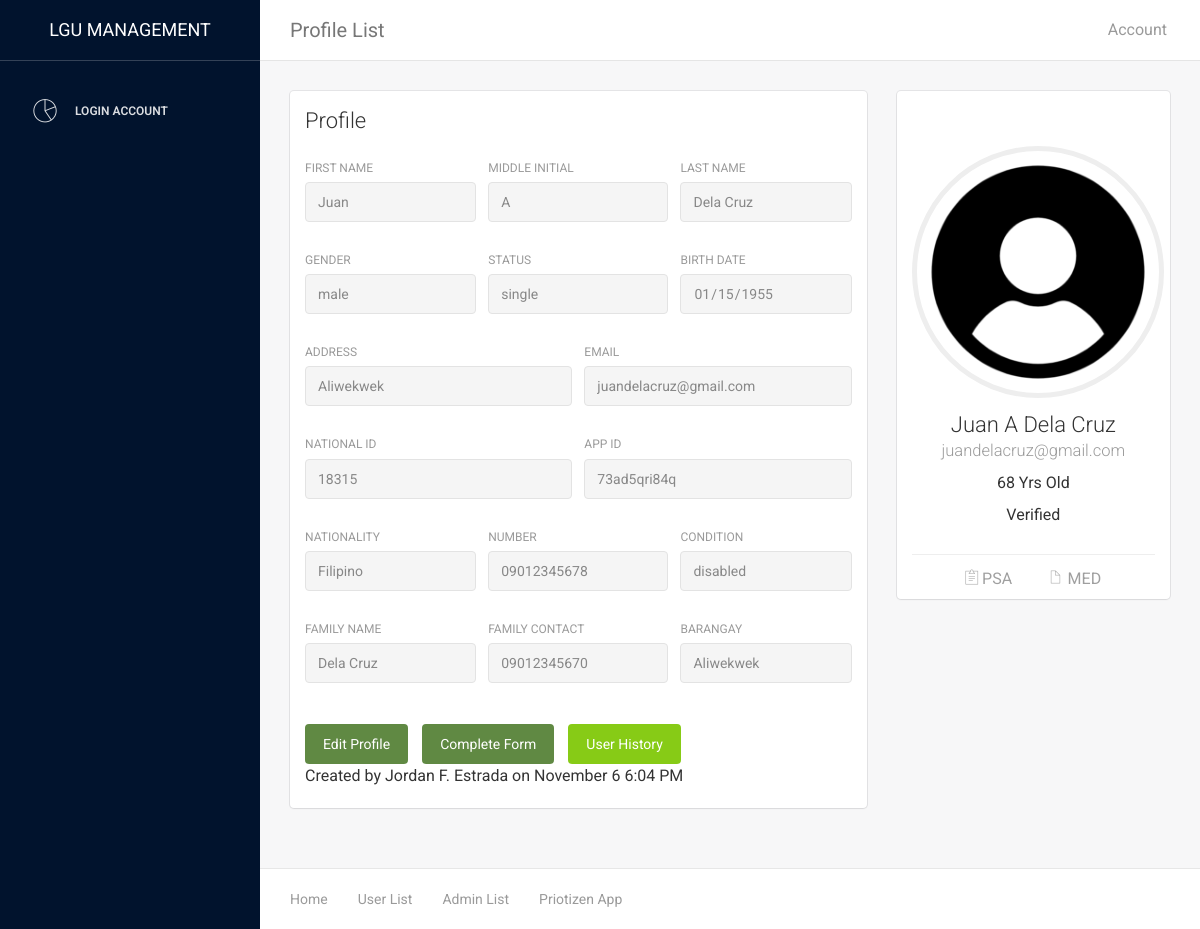
The app's page /LGU/user.php?user_id=73ad5qri84q, older data.
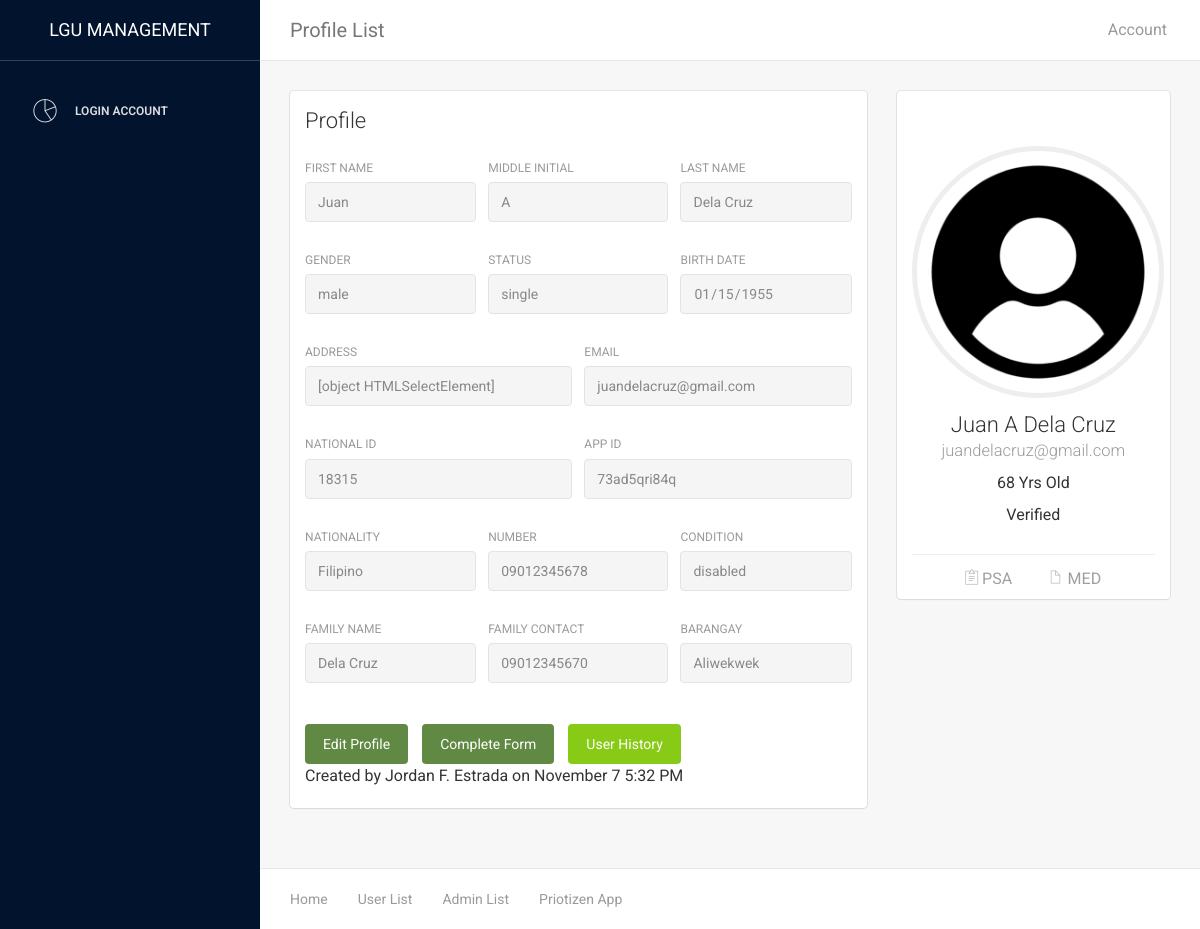
The same page, newer data.
### tables this page shows
CREATE TABLE `verified` (
  `id` int(11) NOT NULL,
  `fname` varchar(45) DEFAULT NULL,
  `mi` varchar(5) DEFAULT NULL,
  `lname` varchar(45) DEFAULT NULL,
  `email` varchar(45) DEFAULT NULL,
  `bdate` varchar(20) DEFAULT NULL,
  `status_rs` varchar(20) DEFAULT NULL,
  `gender` varchar(20) DEFAULT 'Male',
  `address` varchar(100) DEFAULT NULL,
  `number` varchar(15) DEFAULT NULL,
  `valid_id` varchar(200) DEFAULT NULL,
  `app_id` varchar(15) DEFAULT NULL,
  `photo` varchar(200) DEFAULT NULL,
  `conditions` varchar(20) DEFAULT NULL,
  `nationality` varchar(45) NOT NULL DEFAULT 'Filipino',
  `family_name` varchar(45) DEFAULT NULL,
  `family_contact` varchar(15) DEFAULT NULL,
  `brgy` varchar(45) DEFAULT NULL
);

CREATE TABLE `account` (
  `id` int(11) NOT NULL,
  `account_id` varchar(45) DEFAULT NULL,
  `email` varchar(45) DEFAULT NULL,
  `passcode` varchar(45) DEFAULT NULL,
  `account_type` varchar(10) DEFAULT 'user',
  `account_status` varchar(10) DEFAULT 'Pending',
  `isfirstlogin` int(1) DEFAULT '0'
);

### LGU/user.php (the view, shortened to what the changed rows need)
<?php
require('connection.php');
if(isset($_GET['user_id'])){
    $user_id = $_GET['user_id'];
}else{
    $isDeleteBtn = false;
    $user_id = $_SESSION['user_id'];
}
$query = "SELECT v.*, a.account_status, d.psa , d.med FROM verified v INNER JOIN  account a on a.account_id = v.app_id inner join doc d on v.app_id = d.user_id where a.account_id = '$user_id'";
$result = mysqli_query($conn, $query);
$query1 = "SELECT u.action, u.time_edited , a.name as admin_name from user_history u inner join admin a on u.admin_id = a.admin_id where u.user_id = '$user_id' order by u.id desc limit 1 ";
$result1 = mysqli_query($conn,$query1);
if($result && $result1 ){
    $assoc = mysqli_fetch_assoc($result);
    $assoc1 = mysqli_fetch_assoc($result1);
    extract($assoc);
    extract($assoc1);
}else{
    echo $query;
}
$query3 = "SELECT u.action, u.time_edited, a.name as admin_name, concat(v.lname,' ',v.fname) as user_name  from user_history u inner join admin a on u.admin_id = a.admin_id inner join verified v on u.user_id = v.app_id where u.user_id = '$user_id' order by u.id desc ";
$query3_result = mysqli_query($conn,$query3);
?>
<!doctype html>
<html lang="en">
<head>
    <link href="assets/css/bootstrap.min.css" rel="stylesheet" />
    <link href="assets/css/animate.min.css" rel="stylesheet"/>
    <link href="assets/css/light-bootstrap-dashboard.css?v=1.4.0" rel="stylesheet"/>
    <link href="assets/css/demo.css" rel="stylesheet" />
    <link href="assets/css/confirmation.css" rel="stylesheet" />
    <link href="http://maxcdn.bootstrapcdn.com/font-awesome/4.2.0/css/font-awesome.min.css" rel="stylesheet">
    <link href="assets/css/pe-icon-7-stroke.css" rel="stylesheet" />
</head>
<body>
<div class="wrapper">
    <div class="main-panel">
        <div class="content">
            <div class="container-fluid">
                <div class="row">
                    <div class="col-md-8">
                        <div class="card">
                            <div class="content">
                                <form id="info_content" >
                                    <div class="row">
                                        <div class="col-md-4">
                                            <div class="form-group">
                                                <label>First Name</label>
                                                <input type="text" class="form-control"  placeholder="Enter first name" value="<?php echo $fname; ?>" readonly>
                                            </div>
                                        </div>
                                        <div class="col-md-4">
                                            <div class="form-group">
                                                <label>Middle Initial</label>
                                                <input type="text" class="form-control" placeholder="Enter M.I" value="<?php echo $mi?>" readonly>
                                            </div>
                                        </div>
                                        <div class="col-md-4">
                                            <div class="form-group">
                                                <label for="exampleInputEmail1">Last Name</label>
                                                <input id="lname" type="text" class="form-control" placeholder="Enter last name" value="<?php echo $lname?>" readonly>
                                            </div>
                                        </div>
                                    </div>
                                    <div class="row">
                                        <div class="col-md-4">
                                            <div class="form-group">
                                                <label>Gender</label>
                                                <input type="text" class="form-control" name="" id="" readonly value="<?php echo $gender?>">
                                            </div>
                                        </div>
                                        <div class="col-md-4">
                                            <div class="form-group">
                                                <label>Status</label>
                                                <input type="text" name="" class="form-control" id="" readonly value="<?php echo $status_rs?>">
                                            </div>
                                        </div>
                                        <div class="col-md-4">
                                            <div class="form-group">
                                                <label>Birth Date</label>
                                                <input type="date" class="form-control"  value="<?php echo date('Y-m-d', strtotime($bdate)); ?>" readonly>
                                            </div>
                                        </div>
                                    </div>
                                    <div class="row otherInfoOff">
                                        <div class="col-md-6">
                                            <div class="form-group">
                                                <label>Address</label>
                                                <input type="text" class="form-control" placeholder="Home Address" value="<?php echo $address ?>" readonly>
                                            </div>
                                        </div>
                                        <div class="col-md-6">
                                            <div class="form-group">
                                                <label>Email</label>
                                                <input type="email" class="form-control" placeholder="Email Address" id="email" value="<?php echo $email ?>" readonly >
                                            </div>
                                        </div>
                                    </div>
                                    <div class="row otherInfoOn" >
                                        <div class="col-md-6">
                                            <div class="form-group">
                                                <label>National ID</label>
                                                <input type="text" class="form-control" value="<?php echo $valid_id?>" placeholder="Enter National ID Number" id="valid_id" readonly>
                                            </div>
                                        </div>
                                        <div class="col-md-6">
                                            <div class="form-group">
                                                <label>APP ID</label>
                                                <input type="text" class="form-control" value="<?php echo $app_id?>" placeholder="Enter APP ID Number" id="app_id" readonly>
                                            </div>
                                        </div>
                                    </div>
                                    <div class="row otherInfoOff">
                                        <div class="col-md-4">
                                            <div class="form-group">
                                                <label>Nationality</label>
                                                <input type="text" class="form-control" placeholder="Enter nationality" value="<?php echo $nationality ?>" readonly>
                                            </div>
                                        </div>
                                        <div class="col-md-4">
                                            <div class="form-group">
                                                <label>Number</label>
                                                <input type="text" class="form-control" placeholder="Enter number" value="<?php echo $number ?>" readonly>
                                            </div>
                                        </div>
                                        <div class="col-md-4">
                                            <div class="form-group">
                                                <label>Condition</label>
                                                <input type="text" name="" id="" class="form-control" readonly value="<?php echo ($conditions=="pwd")? "senior citizen":"disabled" ?>">
                                            </div>
                                        </div>
                                    </div>
                                    <div class="row otherInfoOn" >
                                        <div class="col-md-4">
                                            <div class="form-group">
                                                <label>Family Name</label>
                                                <input type="text" class="form-control" value="<?php echo $family_name?>" placeholder="Enter Family Name" id="family_name" readonly>
                                            </div>
                                        </div>
                                        <div class="col-md-4">
                                            <div class="form-group">
                                                <label>Family Contact</label>
                                                <input type="text" class="form-control" value="<?php echo $family_contact?>" placeholder="Enter Family Number" id="family_contact" readonly>
                                            </div>
                                        </div>
                                        <div class="col-md-4">
                                            <div class="form-group">
                                                <label>Barangay</label>
                                                <input type="text" name="" id="" class="form-control" readonly value="<?php echo $brgy?>">
                                            </div>
                                        </div>
                                    </div>
                                </form>
                                        <?php
                                        while ($row = mysqli_fetch_assoc($query3_result)) {
                                            $admin_name = $row['admin_name'];
                                            $action = $row['action'];
                                        }
                                        ?>
                                <br>
                                <div style="display:flex;gap: 1em;">
                                        <button type="submit" class="btn btn-info btn-fill " onclick="window.location.href='user_edit.php?user_id=<?php  echo $user_id ?>'">Edit Profile</button>
                                        <button type="submit" class="btn btn-info btn-fill " onclick="window.location.href='<?php echo ($conditions=='pwd')? 'table_pwd':'table_senior' ?>.php?id=<?php  echo $user_id.'&action=edit' ?>'">Complete Form</button>
                                        <button type="submit" class="btn btn-success btn-fill " onclick="userHistory()">User History</button>
                                </div>
                                <p>
                                <?php
                                $dateFormat = $time_edited;
                                $dateTime = new DateTime($dateFormat);
                                $newDate = $dateTime -> format('F j g:i A');
                                $text = ($action=="Created"? "Created by ": "Last Edited by ");
                                $text =$text.$admin_name. " on ".$newDate;
                                echo $text;
                                ?></p>
                            </div>
                        </div>
                    </div>
                    <div class="col-md-4">
                        <div class="card card-user">
                            <div class="content">
                                <div class="author">
                                     <a href="#">
                                     <?php
                                        $imagePath = "../priotizen_app/user_img/$photo";
                                        if(file_exists($imagePath)) {
                                            echo '<img class="avatar border-gray" style="height: 21em; width: 21em" src="../priotizen_app/user_img/'.$photo.'"  alt="..."/>';
                                        }else{
                                            echo '<img class="avatar border-gray" style="height: 21em; width: 21em" src="../priotizen_app/user_img/default.png"  alt="..."/>';
                                        }
                                      ?>
                                      <h4 class="title"><?php echo $fname." ".$mi." ".$lname ?><br />
                                         <small><?php echo $email ?></small>
                                      </h4>
                                    </a>
                                    <?php
                                    $bdateFormat = $bdate;
                                    $date =  date("l F d, Y");
                                    $date = explode(',',$date);
                                    $date = $date[1];
                                    $bdate = explode('-', $bdateFormat);
                                    $bdate = $bdate[0];
                                    $birthday = $date - $bdate ;
                                    ?>
                                    <h5><?php echo $birthday ?> Yrs Old</h5>
                                    <h5><?php echo $account_status ?></h5>
                                </div>
                            </div>
                        </div>
                    </div>
                </div>
            </div>
        </div>
    </div>
</div>
</body>
</html>

Row changes from the older to the newer data that the page shows:
changed verified "Juan": address "Aliwekwek" → "[object HTMLSelectElement]"; photo: picture added
Text that changed along with them:
$text: "Created by Jordan F. Estrada on November 6 6:04 PM" → "Created by Jordan F. Estrada on November 7 5:32 PM"
